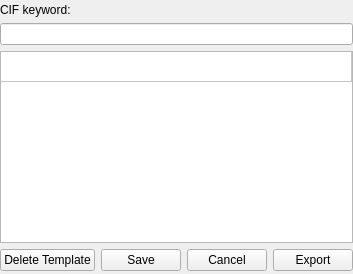
                 <widget class="QWidget" name="PropertiesEditPage">
                  <layout class="QVBoxLayout" name="verticalLayout_22">
                   <property name="leftMargin">
                    <number>0</number>
                   </property>
                   <property name="topMargin">
                    <number>3</number>
                   </property>
                   <property name="rightMargin">
                    <number>0</number>
                   </property>
                   <property name="bottomMargin">
                    <number>3</number>
                   </property>
                   <item>
                    <layout class="QVBoxLayout" name="KeywordVerticalLayout">
                     <item>
                      <widget class="QLabel" name="cifKeywordLB">
                       <property name="text">
                        <string>CIF keyword:</string>
                       </property>
                      </widget>
                     </item>
                     <item>
                      <widget class="QLineEdit" name="cifKeywordLineEdit"/>
                     </item>
                    </layout>
                   </item>
                   <item>
                    <widget class="MyPropTableWidget" name="PropertiesEditTableWidget">
                     <property name="autoScroll">
                      <bool>false</bool>
                     </property>
                     <property name="editTriggers">
                      <set>QAbstractItemView::EditTrigger::AllEditTriggers</set>
                     </property>
                     <property name="selectionMode">
                      <enum>QAbstractItemView::SelectionMode::SingleSelection</enum>
                     </property>
                     <property name="selectionBehavior">
                      <enum>QAbstractItemView::SelectionBehavior::SelectRows</enum>
                     </property>
                     <property name="verticalScrollMode">
                      <enum>QAbstractItemView::ScrollMode::ScrollPerPixel</enum>
                     </property>
                     <property name="horizontalScrollMode">
                      <enum>QAbstractItemView::ScrollMode::ScrollPerPixel</enum>
                     </property>
                     <property name="rowCount">
                      <number>1</number>
                     </property>
                     <attribute name="horizontalHeaderVisible">
                      <bool>false</bool>
                     </attribute>
                     <attribute name="horizontalHeaderMinimumSectionSize">
                      <number>90</number>
                     </attribute>
                     <attribute name="horizontalHeaderDefaultSectionSize">
                      <number>170</number>
                     </attribute>
                     <attribute name="horizontalHeaderStretchLastSection">
                      <bool>true</bool>
                     </attribute>
                     <attribute name="verticalHeaderVisible">
                      <bool>false</bool>
                     </attribute>
                     <attribute name="verticalHeaderDefaultSectionSize">
                      <number>30</number>
                     </attribute>
                     <row/>
                     <column>
                      <property name="text">
                       <string/>
                      </property>
                     </column>
                    </widget>
                   </item>
                   <item>
                    <layout class="QHBoxLayout" name="horizontalLayout">
                     <item>
                      <widget class="QPushButton" name="DeletePropertiesButton">
                       <property name="sizePolicy">
                        <sizepolicy hsizetype="Expanding" vsizetype="Fixed">
                         <horstretch>1</horstretch>
                         <verstretch>0</verstretch>
                        </sizepolicy>
                       </property>
                       <property name="text">
                        <string>Delete Template</string>
                       </property>
                      </widget>
                     </item>
                     <item>
                      <widget class="QPushButton" name="SavePropertiesButton">
                       <property name="sizePolicy">
                        <sizepolicy hsizetype="Minimum" vsizetype="Fixed">
                         <horstretch>1</horstretch>
                         <verstretch>0</verstretch>
                        </sizepolicy>
                       </property>
                       <property name="text">
                        <string>Save</string>
                       </property>
                      </widget>
                     </item>
                     <item>
                      <widget class="QPushButton" name="CancelPropertiesButton">
                       <property name="sizePolicy">
                        <sizepolicy hsizetype="Expanding" vsizetype="Fixed">
                         <horstretch>1</horstretch>
                         <verstretch>0</verstretch>
                        </sizepolicy>
                       </property>
                       <property name="text">
                        <string>Cancel</string>
                       </property>
                      </widget>
                     </item>
                     <item>
                      <widget class="QPushButton" name="ExportPropertyButton">
                       <property name="sizePolicy">
                        <sizepolicy hsizetype="Minimum" vsizetype="Fixed">
                         <horstretch>0</horstretch>
                         <verstretch>0</verstretch>
                        </sizepolicy>
                       </property>
                       <property name="text">
                        <string>Export</string>
                       </property>
                      </widget>
                     </item>
                    </layout>
                   </item>
                  </layout>
                 </widget>
